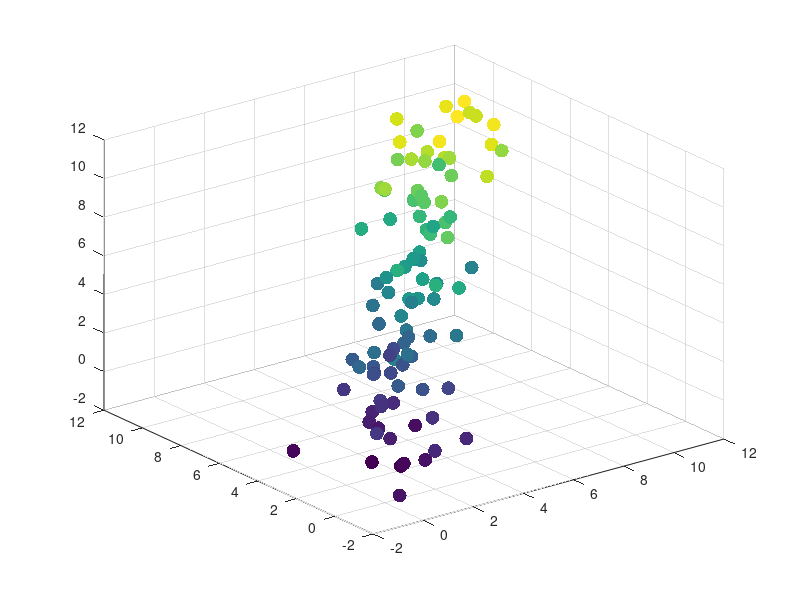

The MATLAB script that drew this image:

x = [1:100]/10+randn([1,100]);
y = [1:100]/10+randn([1,100]);
z = [1:100]/10+randn([1,100]);

figure()
MarkerSize= 100;
c = 1:length(x);
scatter3(x,y,z,MarkerSize,c,'filled')